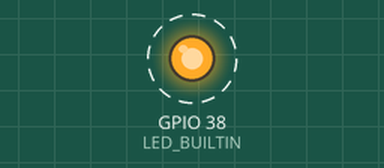
Simulated run of this sketch. Board: ESP32-S3. Shown: output pins drawn as LEDs (lit = HIGH). Dashed ring = blinking. What the sketch prints to the serial monitor is not drawn.

Above: at 0.5 s.
Timing chart, 0 to 4.6 s (numbered marks = the images above):
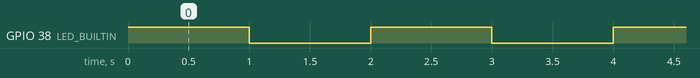

The sketch:

FreeRTOS.ino
```cpp
#include <Arduino.h>
#include <FreeRTOS.h>
#include <task.h>


#define POT_PIN 34
#define LED_BUILTIN 38

static uint32_t angle;

static void tas_pot_servo(void){
    angle = analogRead(POT_PIN) * 180/4096;
}

static void task_led(void){
    while(1){
        digitalWrite(LED_BUILTIN, HIGH);
        vTaskDelay(1000);
        digitalWrite(LED_BUILTIN, LOW);
        vTaskDelay(1000);
    }
}

static void task_display(void){
    while(1){
        Serial.print("Angle: ");
        Serial.println(angle);
        vTaskDelay(1000);
    }
}

static void task_uart(void){
    while(1){
        Serial.println("UART Task");
        vTaskDelay(1000);
    }
}

void setup()
{
    init();
    Serial.begin(115200);
    pinMode(POT_PIN, INPUT);
    pinMode(LED_BUILTIN, OUTPUT);

    xTaskCreate(task_led,      "LED",      128, NULL, 1, NULL);
    xTaskCreate(task_display,  "Display",  128, NULL, 1, NULL);
    xTaskCreate(tas_pot_servo, "PotServo", 128, NULL, 1, NULL);
    xTaskCreate(task_uart,     "UART",     128, NULL, 1, NULL);

    vTaskStartScheduler();
}

void loop()
{
}
```

Measured:
- by itself, GPIO 38 (LED_BUILTIN): alternates HIGH for 1.0 s and LOW for 1.0 s
